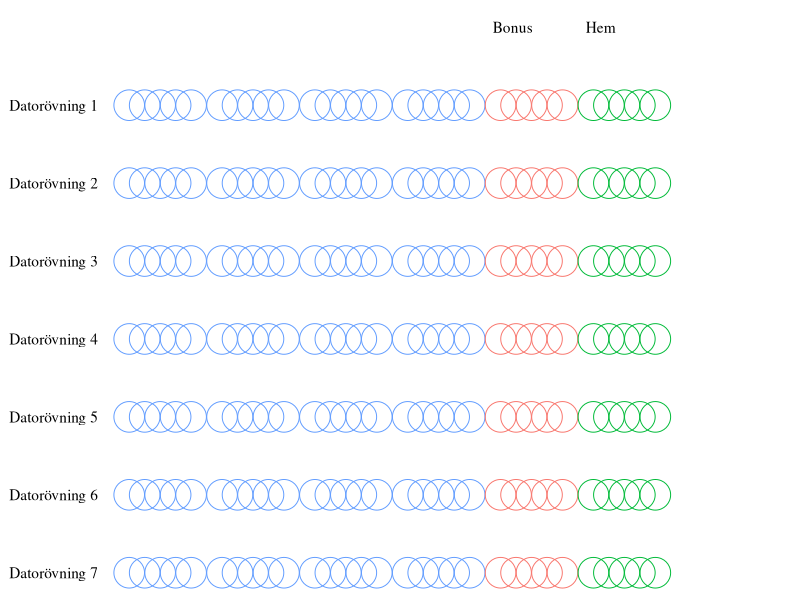

This figure's R source:
library(tidyverse)
tab <- expand_grid(Question = 1:30 + rep(1:6, each = 5),
                   Exercise = seq(1, 4, length.out = 7)) %>% 
  group_by(Exercise) %>% 
  mutate(Rank = rank(Question),
         Type = ifelse(Rank %in% 1:20, "Sal", 
                       ifelse(Rank %in% 21:25, "Bonus", "Hemuppgift")))

ggplot(tab, aes(Question, Exercise, color = Type)) +
  geom_point(shape = 21, size = 10) +
  # geom_vline(xintercept = seq(5.5, 30.5, 5)) +
  annotate("text", x = 0, y = rev(unique(tab$Exercise)), label = paste("Datorövning", 1:7), hjust = 1, family = "serif") +
  annotate("text", x = c(25.5, 31.5), y = max(tab$Exercise) + 0.5, label = c("Bonus", "Hem"), family = "serif", hjust = 0) +
  cowplot::theme_nothing() +
  xlim(-4,43)
